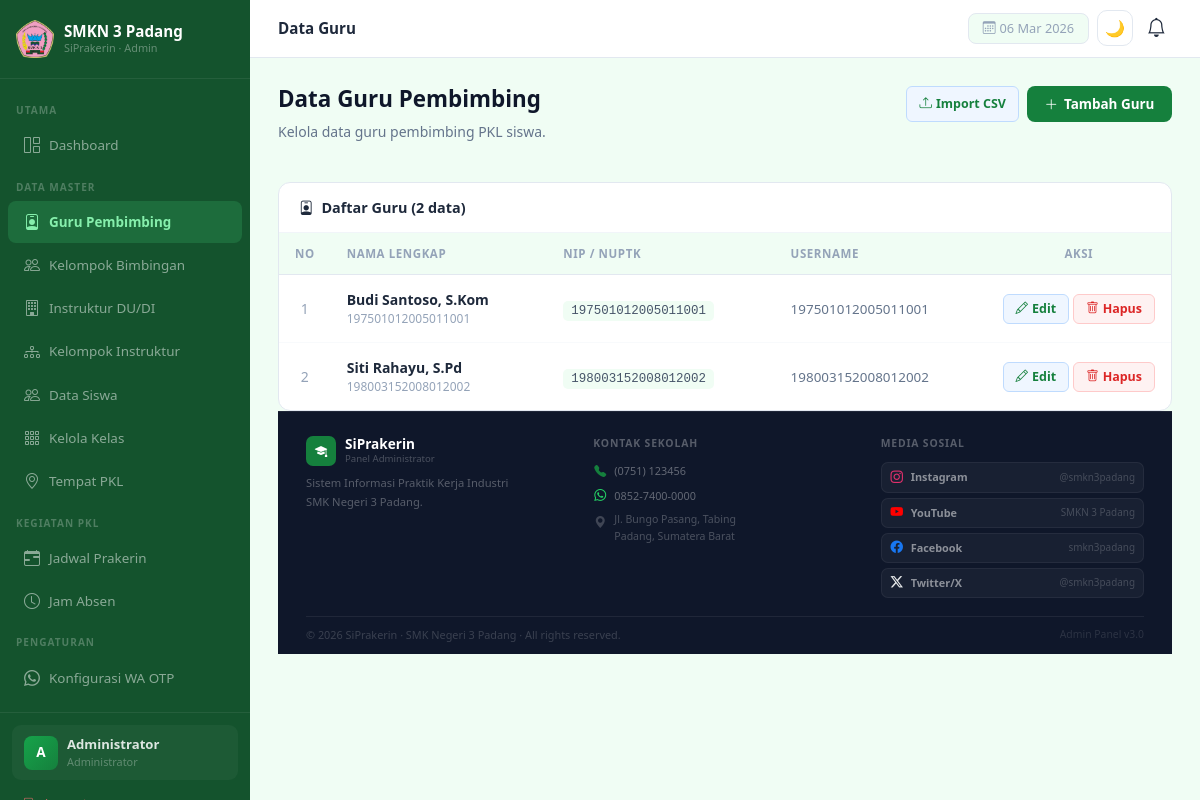
/admin/guru/index.php (signed in), run on the app's committed database.
### tables this page shows
CREATE TABLE `guru` (
  `id` int(11) NOT NULL AUTO_INCREMENT,
  `user_id` int(11) NOT NULL,
  `nip` varchar(30) DEFAULT NULL,
  `no_hp` varchar(20) DEFAULT NULL,
  `alamat` text DEFAULT NULL,
  `tempat_lahir` varchar(100) DEFAULT NULL,
  `tanggal_lahir` date DEFAULT NULL,
  `jenis_kelamin` enum('pria','wanita') DEFAULT NULL,
  `pendidikan` enum('D3','S1','S2','S3') DEFAULT NULL,
  `mata_pelajaran` varchar(100) DEFAULT NULL,
  PRIMARY KEY (`id`),
  KEY `user_id` (`user_id`),
  CONSTRAINT `guru_ibfk_1` FOREIGN KEY (`user_id`) REFERENCES `users` (`id`) ON DELETE CASCADE
);

CREATE TABLE `users` (
  `id` int(11) NOT NULL AUTO_INCREMENT,
  `nama` varchar(100) NOT NULL,
  `username` varchar(50) NOT NULL,
  `password` varchar(255) NOT NULL,
  `role` enum('admin','siswa','guru') NOT NULL,
  `created_at` timestamp NOT NULL DEFAULT current_timestamp(),
  PRIMARY KEY (`id`),
  UNIQUE KEY `username` (`username`)
);

### admin/guru/index.php (the view, shortened to what this page needs)
<?php
require '../../config/database.php';
$query = mysqli_query($conn,"
  SELECT g.id, u.nama, u.username, g.nip
  FROM guru g JOIN users u ON g.user_id=u.id
  ORDER BY u.nama ASC
");
require '../layout/header.php';
?>
<div class="d-flex justify-content-between align-items-start page-header">
  <div>
    <h1>Data Guru Pembimbing</h1>
    <p>Kelola data guru pembimbing PKL siswa.</p>
  </div>
  <div class="d-flex gap-2">
    <a href="import.php" class="btn-edit-sm"><i class="bi bi-upload"></i> Import CSV</a>
    <a href="tambah.php" class="btn-primary-custom"><i class="bi bi-plus-lg"></i> Tambah Guru</a>
  </div>
</div>
<div class="table-card">
  <div class="table-card-header">
    <h5><i class="bi bi-person-badge me-2"></i>Daftar Guru (<?= mysqli_num_rows($query) ?> data)</h5>
  </div>
  <div style="overflow-x:auto;"><table class="tbl">
    <thead><tr>
      <th style="width:45px;text-align:center">No</th>
      <th>Nama Lengkap</th>
      <th>NIP / NUPTK</th>
      <th>Username</th>
      <th style="width:130px;text-align:center">Aksi</th>
    </tr></thead>
    <tbody>
    <?php if(mysqli_num_rows($query)===0): ?>
      <tr><td colspan="5"><div class="empty-state"><i class="bi bi-person-x"></i><p>Belum ada data guru.</p></div></td></tr>
    <?php else: $no=1; while($r=mysqli_fetch_assoc($query)): ?>
    <tr>
      <td style="text-align:center;color:#94a3b8;"><?= $no++ ?></td>
      <td>
        <div style="font-weight:600;color:#1e293b;"><?= htmlspecialchars($r['nama']) ?></div>
        <div style="font-size:.75rem;color:#94a3b8;"><?= htmlspecialchars($r['username']) ?></div>
      </td>
      <td>
        <?php if(!empty($r['nip'])): ?>
          <code style="background:#f0fdf4;padding:3px 8px;border-radius:5px;font-size:.78rem;color:#475569;"><?= htmlspecialchars($r['nip']) ?></code>
        <?php else: ?>
          <span style="color:#cbd5e1;">-</span>
        <?php endif; ?>
      </td>
      <td style="color:#64748b;font-size:.84rem;"><?= htmlspecialchars($r['username']) ?></td>
      <td style="text-align:center;">
        <div class="d-flex gap-1 justify-content-center">
          <a href="edit.php?id=<?= $r['id'] ?>" class="btn-edit-sm"><i class="bi bi-pencil"></i> Edit</a>
          <a href="hapus.php?id=<?= $r['id'] ?>" class="btn-danger-sm btn-hapus" data-nama="guru <?= htmlspecialchars($r['nama']) ?>"><i class="bi bi-trash"></i> Hapus</a>
        </div>
      </td>
    </tr>
    <?php endwhile; endif; ?>
    </tbody>
  </table></div>
<?php require '../layout/footer.php'; ?>

### admin/layout/header.php (style rules this page uses)
:root { --primary: #15803d; --sidebar-bg: #14532d; --sidebar-w: 250px; --topbar-h: 58px; }
body { background: #f0fdf4; font-size: 0.9rem; }
.page-header { margin-bottom: 1.5rem; }
.page-header h1 { font-size: 1.4rem; font-weight: 800; color: #0f172a; }
.page-header p { color: #64748b; font-size: .875rem; margin-top: 3px; }
.table-card { background: #fff; border-radius: 12px; border: 1px solid #e2e8f0; overflow: hidden; }
.table-card-header { padding: 1rem 1.25rem; border-bottom: 1px solid #f1f5f9; display: flex; justify-content: space-between; align-items: center; flex-wrap: wrap; gap: 8px; }
.table-card-header h5 { font-weight: 700; font-size: .9rem; margin: 0; color: #1e293b; }
.tbl { width: 100%; border-collapse: collapse; }
.tbl thead th { background: #f0fdf4; padding: .75rem 1rem; text-align: left; font-size: .72rem; font-weight: 700; color: #94a3b8; letter-spacing: .05em; text-transform: uppercase; border-bottom: 1px solid #e2e8f0; }
.tbl tbody td { padding: .875rem 1rem; border-bottom: 1px solid #f8fafc; vertical-align: middle; font-size: .875rem; }
.tbl tbody tr:last-child td { border-bottom: none; }
.btn-primary-custom { background: #15803d; color: #fff; border: none; padding: .5rem 1.1rem; border-radius: 8px; font-weight: 600; font-size: .84rem; display: inline-flex; align-items: center; gap: 6px; text-decoration: none; transition: .18s; cursor: pointer; }
.btn-edit-sm { background: #eff6ff; color: #15803d; border: 1px solid #bfdbfe; padding: .3rem .75rem; border-radius: 6px; font-size: .78rem; font-weight: 600; text-decoration: none; display: inline-flex; align-items: center; gap: 4px; transition: .15s; }
.btn-danger-sm { background: #fef2f2; color: #dc2626; border: 1px solid #fecaca; padding: .3rem .75rem; border-radius: 6px; font-size: .78rem; font-weight: 600; text-decoration: none; display: inline-flex; align-items: center; gap: 4px; transition: .15s; }
:root { --primary: #15803d; --primary-dark: #166534; --text-main: #1e293b; --text-muted: #64748b; --border: #e2e8f0; --bg-body: #f0fdf4; --surface: #ffffff; --radius: 12px; --muted: #94a3b8; --text: #1e293b; --accent: #15803d; --r: 12px; }

### data on the page
guru: user.nama "Budi Santoso, S.Kom", user.username "197501012005011001", nip "197501012005011001"
guru: user.nama "Siti Rahayu, S.Pd", user.username "198003152008012002", nip "198003152008012002"

### other printed values
substr($_SESSION['nama']??'A',0,1) "A"
substr($_SESSION['nama']??'Admin',0,16) "Administrator"
$page_title "Data Guru"
mysqli_num_rows($query) "2"
$nm "Instagram"
$hndl "@smkn3padang"
$nm "YouTube"
$hndl "SMKN 3 Padang"
$nm "Facebook"
$hndl "smkn3padang"
$nm "Twitter/X"
